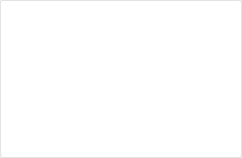
<?xml version="1.0" encoding="UTF-8"?>
<ui version="4.0">
 <class>STEmotionClass</class>
 <widget class="QWidget" name="STEmotionClass">
  <property name="geometry">
   <rect>
    <x>0</x>
    <y>0</y>
    <width>242</width>
    <height>158</height>
   </rect>
  </property>
  <property name="windowTitle">
   <string>STEmotion</string>
  </property>
  <layout class="QHBoxLayout" name="horizontalLayout_2">
   <property name="spacing">
    <number>0</number>
   </property>
   <property name="leftMargin">
    <number>0</number>
   </property>
   <property name="topMargin">
    <number>0</number>
   </property>
   <property name="rightMargin">
    <number>0</number>
   </property>
   <property name="bottomMargin">
    <number>0</number>
   </property>
   <item>
    <widget class="QWidget" name="widget" native="true">
     <property name="styleSheet">
      <string notr="true">QWidget#widget{
border-bottom: 1px solid #e3e3e3;border-top: 1px solid #e3e3e3;border-right: 1px solid #e3e3e3;border-left: 1px solid #e3e3e3;
background-color: rgb(255, 255, 255);
border-radius:3px;
}</string>
     </property>
     <layout class="QHBoxLayout" name="horizontalLayout">
      <item>
       <widget class="QTableWidget" name="twEmotion">
        <property name="minimumSize">
         <size>
          <width>224</width>
          <height>140</height>
         </size>
        </property>
        <property name="maximumSize">
         <size>
          <width>224</width>
          <height>140</height>
         </size>
        </property>
        <property name="focusPolicy">
         <enum>Qt::NoFocus</enum>
        </property>
        <property name="styleSheet">
         <string notr="true">QTableWidget{border:0px;}

QTableWidget::item:hover {
border:2px solid #e3e3e3;} </string>
        </property>
        <property name="verticalScrollBarPolicy">
         <enum>Qt::ScrollBarAlwaysOff</enum>
        </property>
        <property name="horizontalScrollBarPolicy">
         <enum>Qt::ScrollBarAlwaysOff</enum>
        </property>
        <property name="autoScroll">
         <bool>false</bool>
        </property>
        <property name="selectionMode">
         <enum>QAbstractItemView::NoSelection</enum>
        </property>
        <property name="gridStyle">
         <enum>Qt::NoPen</enum>
        </property>
        <property name="rowCount">
         <number>5</number>
        </property>
        <property name="columnCount">
         <number>8</number>
        </property>
        <attribute name="horizontalHeaderVisible">
         <bool>false</bool>
        </attribute>
        <attribute name="horizontalHeaderDefaultSectionSize">
         <number>28</number>
        </attribute>
        <attribute name="horizontalHeaderMinimumSectionSize">
         <number>28</number>
        </attribute>
        <attribute name="horizontalHeaderStretchLastSection">
         <bool>true</bool>
        </attribute>
        <attribute name="verticalHeaderVisible">
         <bool>false</bool>
        </attribute>
        <attribute name="verticalHeaderDefaultSectionSize">
         <number>28</number>
        </attribute>
        <attribute name="verticalHeaderMinimumSectionSize">
         <number>28</number>
        </attribute>
        <row/>
        <row/>
        <row/>
        <row/>
        <row/>
        <column/>
        <column/>
        <column/>
        <column/>
        <column/>
        <column/>
        <column/>
        <column/>
       </widget>
      </item>
     </layout>
    </widget>
   </item>
  </layout>
 </widget>
 <resources>
  <include location="../res/softterminal.qrc"/>
 </resources>
 <connections/>
</ui>
